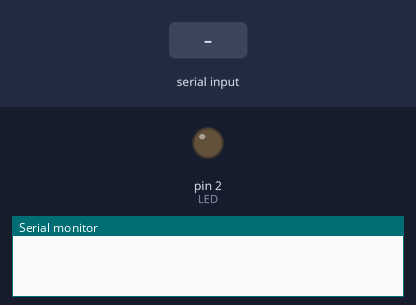
A sketch run on a simulated Arduino Uno, built with avr-gcc and run on an emulated ATmega328P. Parts: output pins drawn as LEDs (lit = HIGH), the last lines printed to the serial monitor. Inputs (shaded band) come from the test bench.

Above: at 1.2 s.
1.3 s: "L" received over Serial
At 2.0 s:
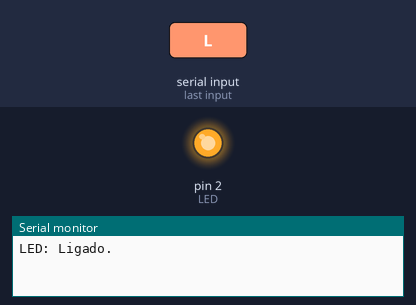
2.8 s: "D" received over Serial
At 3.2 s:
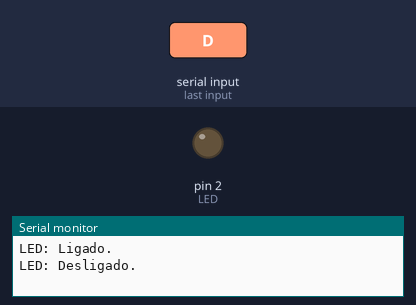
Timing chart, 0 to 5.8 s (numbered marks = the images above; inputs shaded):
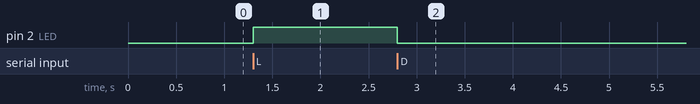

Measured:
- after the input at 1.3 s, pin 2 (LED): LOW → HIGH at once
- after the input at 2.8 s, pin 2 (LED): HIGH → LOW at once

The sketch:

bluetooth_led.ino
```cpp
char incomingByte; // Char recebido pelo Serial.
int LED = 2; // Pino do LED
void setup() {
        pinMode(LED, OUTPUT);
        Serial.begin(115200);     // opens serial port, sets data rate to 9600 bps
}


void loop() {

        // send data only when you receive data:
        if (Serial.available() > 0) {
                // read the incoming byte:
                incomingByte = Serial.read();
               // Serial.println(incomingByte);
                if (incomingByte == 'L'){
                  Serial.println("LED: Ligado.");
                  digitalWrite(LED, HIGH);

                }
                if (incomingByte == 'D'){
                  digitalWrite(LED, LOW);
                  Serial.println("LED: Desligado.");
                }
        }
}
```
